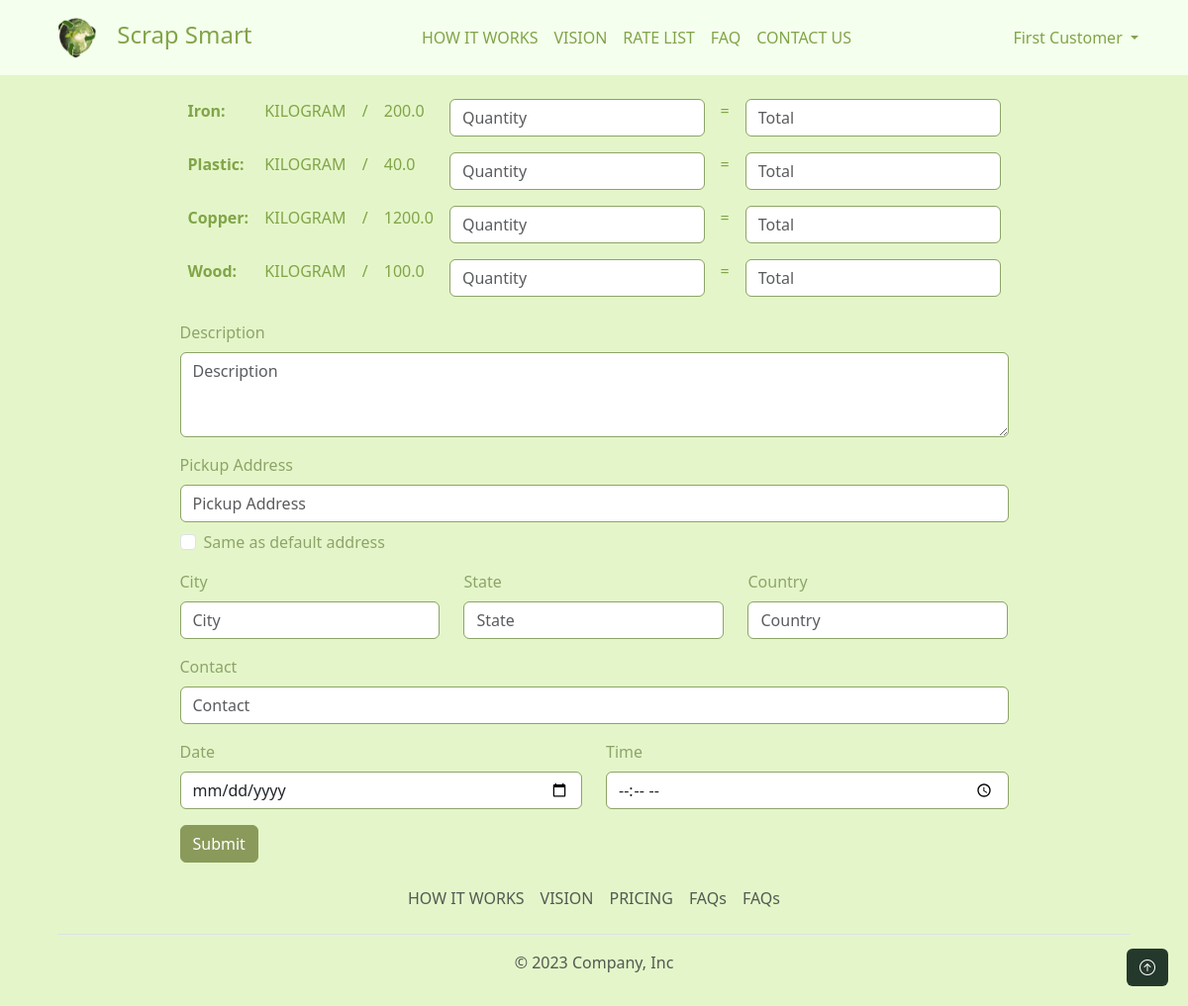
Page /customer/create-appointment (signed in) on the committed database.
### users/models.py (models this page shows, shortened)
class User(AbstractUser):
    username = None
    email = models.EmailField(unique=True)
    user_type = models.CharField(max_length=10, choices=[(tag.name, tag.value) for tag in UserType], default=UserType.CUSTOMER.value)
    USERNAME_FIELD = 'email'
    REQUIRED_FIELDS = []
    objects = UserManager()
    def is_customer(self):
        return self.user_type == UserType.CUSTOMER.value

### main/models.py (models this page shows, shortened)
class Material(TimestampedModel):
    name = models.CharField(max_length=20)
    unit = models.CharField(max_length=20, choices=[(tag.name, tag.value) for tag in MaterialUnits], default=MaterialUnits.GRAM.value)
    rate = models.FloatField()

### customer/views.py (the view, shortened to what this page needs)
# urls.py: path("create-appointment", views.create_appointment, name="create_appointment"),
def create_appointment(request):
    try:
        with transaction.atomic():
            materials = Material.objects.all()
            personal_detail = PersonalDetails.objects.filter(user=request.user).first()
            context = {}
            if  appointment is not None and len(orders) > 0:
                context['success'] = "Appointment created successfully"
    except Exception as e:
        print(str(e))
        context['error'] = "Something went wrong"
    context.update({
        'materials': materials,
        'personal_detail': personal_detail
    })
    return render(request, 'customer/create_appointment.html', context)

### customer/templates/customer/create_appointment.html (shortened to what this page needs)
{% extends "users/base.html" %}
{% load static %}
{% block content %}
<div class="container">
    <form method="post" action="" class="w-75 mx-auto">
        <table class="table table-borderless table-transparent">
            <tbody>
                {% for material in materials %}
                    <tr>
                        <td id="{{ material.name }}" name="{{ material.name }}" class="fw-bold">{{ material.name }}:</td>
                        <td id="{{ material.name }}_unit" name="{{ material.unit }}">{{ material.unit }}</td>
                        <td>/</td>
                        <td id="{{ material.name }}_rate" name="{{ material.rate }}">{{ material.rate }}</td>
                        <td>
                            <input type="text" class="form-control quantity-input" id="{{ material.name }}_quantity" name="{{ material.name }}_quantity" placeholder="Quantity">
                        </td>
                        <td>=</td>
                        <td>
                            <input type="text" class="form-control total-input" id="{{ material.name }}_total" name="{{ material.name }}_total" placeholder="Total" readonly>
                        </td>
                    </tr>
                {% endfor %}
            </tbody>
        </table>
        <div class="mb-3">
            <label for="description" class="form-label">Description</label>
            <textarea class="form-control" id="description" name="description" rows="3" placeholder="Description"></textarea>
        </div>
        <div class="mb-3">
            <label for="address" class="form-label">Pickup Address</label>
            <input type="text" class="form-control" id="address" name="address" placeholder="Pickup Address">
            <div class="form-check mt-2">
                <input class="form-check-input" type="checkbox" id="same-address">
                <label class="form-check-label" for="same-address">
                  Same as default address
                </label>
              </div>
        </div>
        <div class="row">
            <div class="mb-3 col-md-4">
                <label for="city" class="form-label">City</label>
                <input type="text" class="form-control" id="city" name="city" placeholder="City">
            </div>
            <div class="mb-3 col-md-4">
                <label for="state" class="form-label">State</label>
                <input type="text" class="form-control" id="state" name="state" placeholder="State">
            </div>
            <div class="mb-3 col-md-4">
                <label for="country" class="form-label">Country</label>
                <input type="text" class="form-control" id="country" name="country" placeholder="Country">
            </div>
        </div>
        <div class="mb-3">
            <label for="contact" class="form-label">Contact</label>
            <input type="text" class="form-control" id="contact" name="contact" placeholder="Contact">
        </div>
        <div class="row">
            <div class="mb-3 col-md-6">
                <label for="date" class="form-label">Date</label>
                <input type="date" class="form-control" id="date" name="date">
            </div>
            <div class="mb-3 col-md-6">
                <label for="time" class="form-label">Time</label>
                <input type="time" class="form-control" id="time" name="time">
            </div>
        </div>
        <button type="submit" class="btn btn-second">Submit</button>
    </form>
</div>
{% endblock content %}

### users/templates/users/base.html (shortened to what this page needs)
{% load static %}
<!Doctype html>
<html lang="en">
  <head>
    <link href="https://cdn.jsdelivr.net/npm/bootstrap@5.3.2/dist/css/bootstrap.min.css" rel="stylesheet">
    <link rel="stylesheet" href="https://cdn.jsdelivr.net/npm/bootstrap-icons@1.11.1/font/bootstrap-icons.css">
    <link rel="stylesheet" href="{% static 'users/custom.css' %}">
  </head>
  <body>
    <nav class="navbar navbar-expand-lg bg-body-tertiary mb-3">
      <div class="container">
        <a class="navbar-brand" href="{% url 'index' %}">
          <img src="{% static 'fresh-logo.png' %}" alt="Logo" width="70" height="50" class="">
          Scrap Smart
        </a>
        <div class="collapse navbar-collapse" id="navbarSupportedContent">
          <ul class="navbar-nav mx-auto mb-2 mb-lg-0">
            <li class="nav-item">
              <a class="nav-link"href="{% url "index" %}#how-it-works">HOW IT WORKS</a>
            </li>
            <li class="nav-item">
              <a class="nav-link"href="{% url "index" %}#our-mission">VISION</a>
            </li>
            <li class="nav-item">
              <a class="nav-link"href="{% url "index" %}#pricing">RATE LIST</a>
            </li>
            <li class="nav-item">
              <a class="nav-link"href="{% url "index" %}#faq">FAQ</a>
            </li>
            <li class="nav-item">
              <a class="nav-link"href="{% url "index" %}#contact-us">CONTACT US</a>
            </li>
          </ul>
          {% if user.is_authenticated %}
          <ul class="navbar-nav">
            <li class="nav-item dropdown">
              <a class="nav-link dropdown-toggle" href="#" role="button" data-bs-toggle="dropdown" aria-expanded="false">
                {% if user.get_full_name %}
                {{user.get_full_name}}
                {% else %}
                Please update your name.
                {% endif %}
              </a>
            </li>
          </ul>
          {% else %}
          <div>
            {% comment %} <a href="{% url 'login' %}" class="btn btn-outline">Login</a>  {% endcomment %}
            <a href="{% url 'register' %}" class="btn btn-outline">Sell Scrap</a>
          </div>
          {% endif %}
        </div>
      </div>
    </nav>
    {% block content %}
    {% endblock content %}
    <footer class="footer">
      <div class="container">
          <footer class="p-3">
            <ul class="nav justify-content-center border-bottom pb-3 mb-3">
              <li class="nav-item"><a href="#how-it-works" class="nav-link px-2 text-muted">HOW IT WORKS</a></li>
              <li class="nav-item"><a href="#our-mission" class="nav-link px-2 text-muted">VISION</a></li>
              <li class="nav-item"><a href="#pricing" class="nav-link px-2 text-muted">PRICING</a></li>
              <li class="nav-item"><a href="#faq" class="nav-link px-2 text-muted">FAQs</a></li>
              <li class="nav-item"><a href="#contact-us" class="nav-link px-2 text-muted">FAQs</a></li>
            </ul>
            <p class="text-center text-muted">&copy; 2023 Company, Inc</p>
          </footer>
        </div>
  </footer>
  <a href="#top" id="scrollToTopBtn" class="btn"><i class="bi bi-arrow-up-circle"></i></a>
  </body>
</html>

### users/static/users/custom.css (style rules this page uses)
body { color: #81a448; background-color: #e4f6c9; }
a { color: #C08081; }
.btn-second { background-color: #8a9a5b; border-color: #8a9a5b; color: #fff; }
body, p, h1, h2, h3, h4, h5, h6 { color: #8da468; }
.navbar { background-color: #f5ffed !important; }
.nav-link { color: #81a448; }
.navbar-brand { font-size:x-large; color: #81a448; }
.form-control { border-color: #8da468; }
#scrollToTopBtn { background-color: #24382C; color: #FFF; position: fixed; bottom: 20px; right: 20px; display: block; }
.table-transparent { background-color: transparent; color: #81a448; }
.table-transparent th, .table-transparent td { background-color: transparent; color: #81a448; }

### rows in the picture
User: get_full_name "First Customer"
Material: name "Iron", unit "KILOGRAM", rate "200.0"
Material: name "Plastic", unit "KILOGRAM", rate "40.0"
Material: name "Copper", unit "KILOGRAM", rate "1200.0"
Material: name "Wood", unit "KILOGRAM", rate "100.0"
